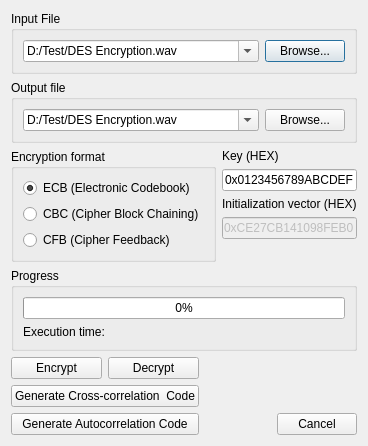
<?xml version="1.0" encoding="UTF-8"?>
<ui version="4.0">
 <class>DESdialog</class>
 <widget class="QDialog" name="DESdialog">
  <property name="geometry">
   <rect>
    <x>0</x>
    <y>0</y>
    <width>337</width>
    <height>414</height>
   </rect>
  </property>
  <property name="sizePolicy">
   <sizepolicy hsizetype="MinimumExpanding" vsizetype="Preferred">
    <horstretch>0</horstretch>
    <verstretch>0</verstretch>
   </sizepolicy>
  </property>
  <property name="windowTitle">
   <string>Dialog</string>
  </property>
  <layout class="QVBoxLayout" name="verticalLayout_7">
   <item>
    <widget class="QGroupBox" name="groupBox_4">
     <property name="title">
      <string>Input File</string>
     </property>
     <layout class="QHBoxLayout" name="horizontalLayout_4">
      <item>
       <widget class="QComboBox" name="comboBox_2">
        <property name="sizePolicy">
         <sizepolicy hsizetype="MinimumExpanding" vsizetype="Fixed">
          <horstretch>0</horstretch>
          <verstretch>0</verstretch>
         </sizepolicy>
        </property>
        <property name="editable">
         <bool>true</bool>
        </property>
        <item>
         <property name="text">
          <string>D:/Test/DES Encryption.wav</string>
         </property>
        </item>
        <item>
         <property name="text">
          <string>D:/Test/DES Decryption.wav</string>
         </property>
        </item>
        <item>
         <property name="text">
          <string>D:/Test/DESCipherTest.wav</string>
         </property>
        </item>
       </widget>
      </item>
      <item>
       <widget class="QPushButton" name="browsePButton_2">
        <property name="text">
         <string>Browse...</string>
        </property>
       </widget>
      </item>
     </layout>
    </widget>
   </item>
   <item>
    <widget class="QGroupBox" name="groupBox">
     <property name="title">
      <string>Output file</string>
     </property>
     <layout class="QHBoxLayout" name="horizontalLayout">
      <item>
       <widget class="QComboBox" name="comboBox">
        <property name="sizePolicy">
         <sizepolicy hsizetype="MinimumExpanding" vsizetype="Fixed">
          <horstretch>0</horstretch>
          <verstretch>0</verstretch>
         </sizepolicy>
        </property>
        <property name="editable">
         <bool>true</bool>
        </property>
        <item>
         <property name="text">
          <string>D:/Test/DES Encryption.wav</string>
         </property>
        </item>
        <item>
         <property name="text">
          <string>D:/Test/DES Decryption.wav</string>
         </property>
        </item>
        <item>
         <property name="text">
          <string>D:/Test/DESCipherTest.wav</string>
         </property>
        </item>
       </widget>
      </item>
      <item>
       <widget class="QPushButton" name="browsePButton">
        <property name="text">
         <string>Browse...</string>
        </property>
       </widget>
      </item>
     </layout>
    </widget>
   </item>
   <item>
    <layout class="QHBoxLayout" name="horizontalLayout_2">
     <item>
      <widget class="QGroupBox" name="groupBox_2">
       <property name="title">
        <string>Encryption format</string>
       </property>
       <layout class="QVBoxLayout" name="verticalLayout">
        <item>
         <widget class="QRadioButton" name="ECB_RB">
          <property name="text">
           <string>ECB (Electronic Codebook)</string>
          </property>
          <property name="checked">
           <bool>true</bool>
          </property>
         </widget>
        </item>
        <item>
         <widget class="QRadioButton" name="CBC_RB">
          <property name="text">
           <string>CBC (Cipher Block Chaining)</string>
          </property>
         </widget>
        </item>
        <item>
         <widget class="QRadioButton" name="CFB_RB">
          <property name="text">
           <string>CFB (Cipher Feedback)</string>
          </property>
         </widget>
        </item>
       </layout>
      </widget>
     </item>
     <item>
      <layout class="QVBoxLayout" name="verticalLayout_2">
       <item>
        <widget class="QLabel" name="label_3">
         <property name="text">
          <string>Key (HEX)</string>
         </property>
        </widget>
       </item>
       <item>
        <widget class="QLineEdit" name="lineEdit_2">
         <property name="text">
          <string>0x0123456789ABCDEF</string>
         </property>
        </widget>
       </item>
       <item>
        <widget class="QLabel" name="label">
         <property name="text">
          <string>Initialization vector (HEX)</string>
         </property>
        </widget>
       </item>
       <item>
        <widget class="QLineEdit" name="initVectorEdit">
         <property name="enabled">
          <bool>false</bool>
         </property>
         <property name="text">
          <string>0xCE27CB141098FEB0</string>
         </property>
        </widget>
       </item>
       <item>
        <spacer name="verticalSpacer">
         <property name="orientation">
          <enum>Qt::Vertical</enum>
         </property>
         <property name="sizeHint" stdset="0">
          <size>
           <width>20</width>
           <height>40</height>
          </size>
         </property>
        </spacer>
       </item>
      </layout>
     </item>
    </layout>
   </item>
   <item>
    <widget class="QGroupBox" name="groupBox_3">
     <property name="title">
      <string>Progress</string>
     </property>
     <layout class="QVBoxLayout" name="verticalLayout_3">
      <item>
       <widget class="QProgressBar" name="progressBar">
        <property name="value">
         <number>0</number>
        </property>
       </widget>
      </item>
      <item>
       <widget class="QLabel" name="label_2">
        <property name="text">
         <string>Execution time: </string>
        </property>
       </widget>
      </item>
     </layout>
    </widget>
   </item>
   <item>
    <layout class="QHBoxLayout" name="horizontalLayout_5">
     <item>
      <layout class="QVBoxLayout" name="verticalLayout_5">
       <item>
        <layout class="QHBoxLayout" name="horizontalLayout_3">
         <item>
          <widget class="QPushButton" name="encryptPB">
           <property name="text">
            <string>Encrypt</string>
           </property>
          </widget>
         </item>
         <item>
          <widget class="QPushButton" name="decryptPB">
           <property name="text">
            <string>Decrypt</string>
           </property>
          </widget>
         </item>
        </layout>
       </item>
       <item>
        <layout class="QVBoxLayout" name="verticalLayout_4">
         <item>
          <widget class="QPushButton" name="pushButton_2">
           <property name="sizePolicy">
            <sizepolicy hsizetype="MinimumExpanding" vsizetype="Fixed">
             <horstretch>0</horstretch>
             <verstretch>0</verstretch>
            </sizepolicy>
           </property>
           <property name="text">
            <string>Generate Cross-correlation  Code</string>
           </property>
          </widget>
         </item>
         <item>
          <widget class="QPushButton" name="pushButton">
           <property name="sizePolicy">
            <sizepolicy hsizetype="MinimumExpanding" vsizetype="Fixed">
             <horstretch>0</horstretch>
             <verstretch>0</verstretch>
            </sizepolicy>
           </property>
           <property name="text">
            <string>Generate Autocorrelation Code</string>
           </property>
          </widget>
         </item>
        </layout>
       </item>
      </layout>
     </item>
     <item>
      <spacer name="horizontalSpacer">
       <property name="orientation">
        <enum>Qt::Horizontal</enum>
       </property>
       <property name="sizeHint" stdset="0">
        <size>
         <width>40</width>
         <height>20</height>
        </size>
       </property>
      </spacer>
     </item>
     <item>
      <layout class="QVBoxLayout" name="verticalLayout_6">
       <item>
        <spacer name="verticalSpacer_2">
         <property name="orientation">
          <enum>Qt::Vertical</enum>
         </property>
         <property name="sizeHint" stdset="0">
          <size>
           <width>20</width>
           <height>40</height>
          </size>
         </property>
        </spacer>
       </item>
       <item>
        <widget class="QPushButton" name="pushButton_3">
         <property name="text">
          <string>Cancel</string>
         </property>
        </widget>
       </item>
      </layout>
     </item>
    </layout>
   </item>
  </layout>
  <zorder>groupBox</zorder>
  <zorder>groupBox_3</zorder>
  <zorder>groupBox_4</zorder>
  <zorder>groupBox_2</zorder>
  <zorder></zorder>
  <zorder>pushButton_2</zorder>
  <zorder>verticalSpacer_2</zorder>
 </widget>
 <resources/>
 <connections>
  <connection>
   <sender>ECB_RB</sender>
   <signal>toggled(bool)</signal>
   <receiver>initVectorEdit</receiver>
   <slot>setDisabled(bool)</slot>
   <hints>
    <hint type="sourcelabel">
     <x>118</x>
     <y>108</y>
    </hint>
    <hint type="destinationlabel">
     <x>378</x>
     <y>156</y>
    </hint>
   </hints>
  </connection>
  <connection>
   <sender>pushButton_3</sender>
   <signal>clicked()</signal>
   <receiver>DESdialog</receiver>
   <slot>close()</slot>
   <hints>
    <hint type="sourcelabel">
     <x>335</x>
     <y>272</y>
    </hint>
    <hint type="destinationlabel">
     <x>283</x>
     <y>269</y>
    </hint>
   </hints>
  </connection>
 </connections>
</ui>
